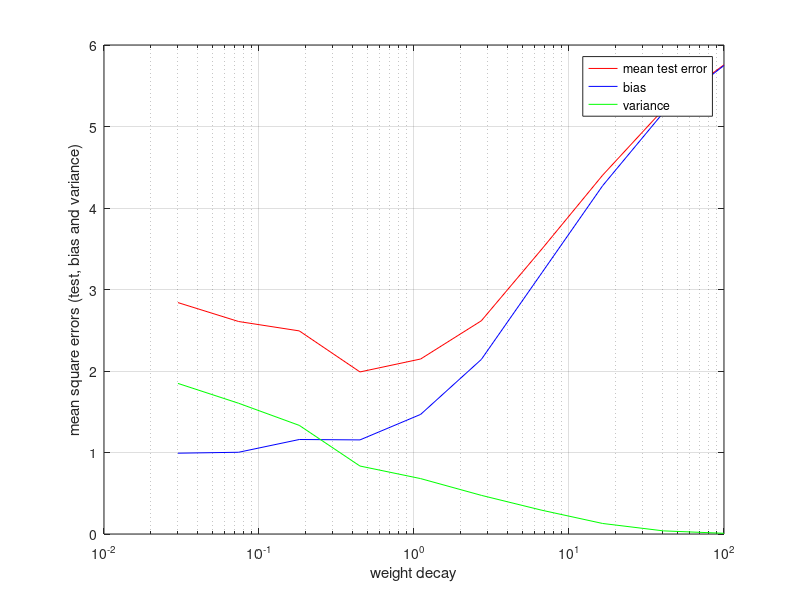

Here is the MATLAB script that generated this plot:
% MATLAB program for exercise 4 in course 02457
% This program is for part 3 out of 3 
%
% "main4c" illustrates the bias variance
% decomposition for a linear model 
% The bias and variance components are
% plotted for models with increasing weight decay
% The weight decay range has been changed also
%
%   (c) Lars Kai Hansen September 1999,2000&2009.
clear
close all
warning off
randn('state',0)   %fix random generator seed

%%%%%%%%%%%%%%%%%%%%%%% Parameters %%%%%%%%%%%%%%%%%%%%%%%%%%%%%
w_t = [1 2 0.5]';	   % True weights
noiselevel = 1.0;   % Variance of Gaussian noise on data
d = size(w_t,1);     % Number of dimensions
N = 5;              % Training set size
Ntest= 10000;        % Size of test set 
repetitions=200;      % number of repetitions
alfmin = 0.03;        % minimal weigth decay
alfmax = 100.0;       % maximal weigth decay
M=10;                % number of weight decays

%%%%%%%% Pre-allocation of variables %%%%%%%%
alfs = NaN*ones(1,M);
meanarr = NaN*ones(1,M);
biasarr = NaN*ones(1,M);
variancearr = NaN*ones(1,M);
Ytest = NaN*ones(Ntest,repetitions);

%%%%%%%%%% Make statistical sample of samples for bias&variance %%%%%%%%%%
n=1;
for k=1:M,  % weight decays
    alf = alfmin*(alfmax/alfmin).^((k-1)/(M-1));
    disp(['Weight decay # ',int2str(k),' of ',int2str(M),' decays'])
     % d-dimensional model data set
    Xtest=randn(Ntest,d);
    Xtest(:,1)=ones(Ntest,1);
    Ttest=(Xtest*w_t);
    noisetest = randn(Ntest,1) * noiselevel;
    Ttest= Ttest + noisetest;

    for j=1:repetitions
        % Small model (d-1) dimensional
        Xtrain=randn(N,d);
        Xtrain(:,1)=ones(N,1);
        Ttrain = (Xtrain*w_t);
        noise = randn(N,1) * noiselevel;
        Ttrain = Ttrain + noise;

        % Find optimal weights for the regularized model
        w = pinv(Xtrain'*Xtrain + alf*eye(d))*(Xtrain'*Ttrain);

        % compute test set predictions
        Ytest(:,j) = Xtest*w;

        % save the results for later 

    end  % end of repetitions

    Ybias = mean(Ytest,2);
    bias_error=mean( (Ybias-Ttest).^2 );
    mean_error=0;
    for j=1:repetitions,
       mean_error = mean_error + mean((Ytest(:,j)-Ttest).^2);
    end
    mean_error=mean_error/repetitions;
    variance_error=mean_error-bias_error;  

    alfs(n)=alf;
    meanarr(n)=mean_error;
    biasarr(n)=bias_error;
    variancearr(n)=variance_error;
    n=n+1;

end  % end of weight decay loop


%%%%%%%%%%%%% Plot results %%%%%%%%%%%%%%%%%%%%%%%%%
figure(1), 
hold off,
h1=semilogx(alfs,meanarr,'r');
hold on
h2=semilogx(alfs,biasarr,'b');
h3=semilogx(alfs,variancearr,'g');
legend('mean test error', 'bias','variance')
xlabel('weight decay')
ylabel('mean square errors (test, bias and variance)')
grid
